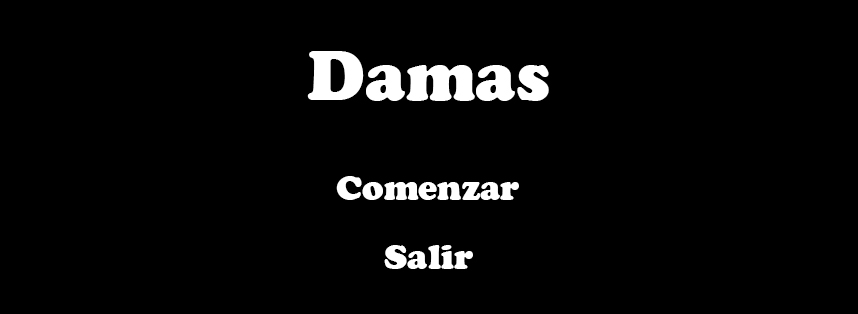
#> input picture Fotos_DIP_Proyecto/Welcome.jpg, 858 x 314 px
$ python prueba.py
#> lines starting #> are read from the running program, lines starting #| are printed output that depends on the picture
import cv2     #llama a OpenCv
#from Settings import WIDTH, HEIGHT #pip install python-settings
from imutils import resize
import numpy as np


def inputImg(message="\tPath de la imagen: "):   #función para cargar un archivo de imagen
    while (True):
        path = input (message)
        try:
            return cv2.imread(path, 1)
        except:
            print ("\n\tRuta invalida")

def draw_circle(event,x,y,flags,param):

    if event == cv2.EVENT_LBUTTONDBLCLK:
        print(y,x)


imgWelcome=cv2.imread("./Fotos_DIP_Proyecto/Welcome.jpg", 1)
#> imgWelcome is the input picture: shape (314, 858, 3); min 0, max 255, mean 9.6
imgComienzo=cv2.imread("./Fotos_DIP_Proyecto/Comenzar.jpg", 1)
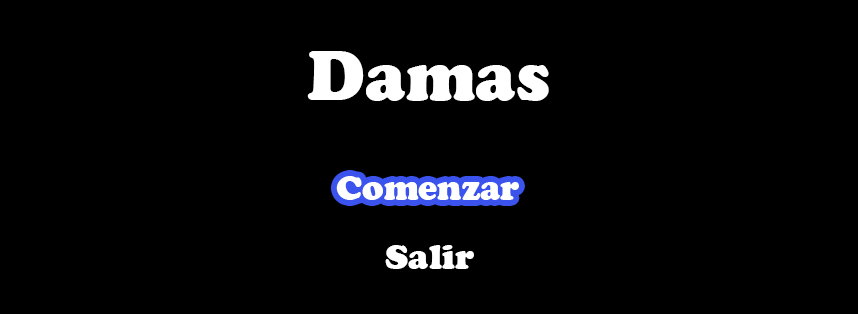
#> input picture Fotos_DIP_Proyecto/Comenzar.jpg, 858 x 314 px
#> imgComienzo is the input picture: shape (314, 858, 3); mean B, G, R 12.4, 10.6, 10.3
imgSalir=cv2.imread("./Fotos_DIP_Proyecto/Salir.jpg", 1)
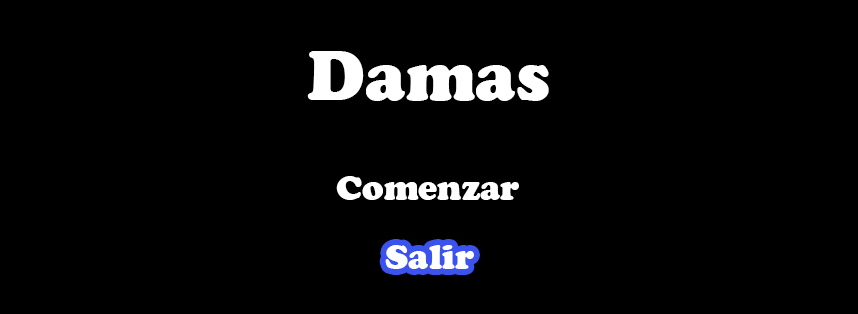
#> input picture Fotos_DIP_Proyecto/Salir.jpg, 858 x 314 px
#> imgSalir is the input picture: shape (314, 858, 3); mean B, G, R 11.2, 10.1, 10

cv2.namedWindow("Checkers", cv2.WINDOW_AUTOSIZE)
cv2.setMouseCallback('Checkers',draw_circle)

img=imgWelcome
cont=1
while(True):

    if cont==1:
        cv2.imshow("Checkers", imgComienzo)
    elif cont==2:
        cv2.imshow("Checkers", imgSalir)

    key = cv2.waitKey(33)
#> (key Esc is pressed here)
    if (key==27):
        break
    elif key==119:
        print('w')
        cont=1
    elif key==115:
        print('s')
        cont=2
    elif key==13:
        if cont==1:
            print("comenzar juego")
        elif cont==2:
            print("salir")
            break
    elif key==-1:
        continue
    else :
        print(key)
